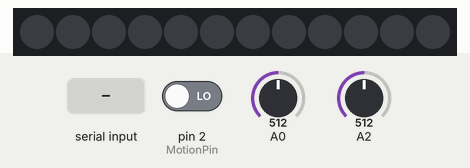
The sketch below on a simulated Arduino Uno, built with avr-gcc and run on an emulated ATmega328P. Shown: 12 RGB LEDs in strip order, left to right. Inputs (shaded band) come from the test bench; at power-on: pin 2 (MotionPin) LOW, A0 = 512, A2 = 512. Dim RGB values are drawn brighter than linear; the audio player accepts every command and is not drawn; what the sketch prints to the serial monitor is not drawn.

Above: at 1.2 s.
1.3 s: "1001\n" received over Serial
At 1.35 s:
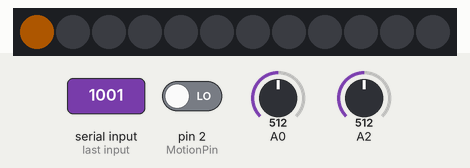
3.1 s: "1003\n" received over Serial
At 3.15 s:
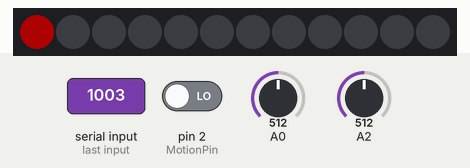
Timing chart, 0 to 6.1 s (numbered marks = the images above; inputs shaded):
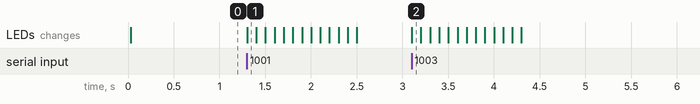

The sketch:

Arduino.ino
```cpp
#include <ArduinoJson.h>
#include <DFPlayer_Mini_Mp3.h>

#if !defined(UBRR1H)
#include <SoftwareSerial.h>
SoftwareSerial mySerial(8, 9); // RX, TX
#endif

#include <Adafruit_NeoPixel.h>
Adafruit_NeoPixel leds = Adafruit_NeoPixel(12, 7, NEO_GRB + NEO_KHZ800);

String inData;
String Message;
int Commands;
String Volume;
String Track;
int vol;
int tr;

int period10ms = 10;
int period100ms = 100;
int period500ms = 500;
int period1000ms = 1000;
int period2000ms = 2000;
unsigned long time_now = 0;

int MotionPin = 2;
int MotionState = 0;

StaticJsonDocument<64> doc;

void setup(){


  //analogReference(INTERNAL);
  pinMode(MotionPin, INPUT);

  Serial.begin(115200);
  mySerial.begin (9600);

  mp3_set_serial (mySerial);	//set softwareSerial for DFPlayer-mini mp3 module
  delay(10);  //wait 2ms for mp3 module to set volume
  mp3_set_volume (20);
  delay(20);

/*
   mp3_play ();    //start play
   mp3_play (5);  //play "mp3/0005.mp3"
   mp3_next ();   //play next
   mp3_prev ();   //play previous
   mp3_set_volume (uint16_t volume);  //0~30
   mp3_set_EQ (); //0~5
   mp3_pause ();
   mp3_stop ();
   void mp3_get_state ();   //send get state command
   void mp3_get_volume ();
   void mp3_get_u_sum ();
   void mp3_get_tf_sum ();
   void mp3_get_flash_sum ();
   void mp3_get_tf_current ();
   void mp3_get_u_current ();
   void mp3_get_flash_current ();
   void mp3_single_loop (boolean state);  //set single loop
   void mp3_DAC (boolean state);
   void mp3_random_play ();
 */

  leds.begin();
  leds.setBrightness(50); // 1-255
  leds.show(); // Initialize all pixels to 'off'

}


void loop(){
   int Batt = map(analogRead(A2), 650, 867, 0, 100); // (analogRead(A2), MIN, MAX, 0, 100)
   // Serial.println(analogRead(A2); // Take note of min and max values when the battery is 3.2v and 4.2v. And write these values in line 77  MIN-MAX
   int Light = map(analogRead(A0), 1, 1024, 0, 100);
   MotionState = digitalRead(MotionPin);

   doc["sensors0"] = "HaBot";
   doc["Light"] = Light;
   doc["Bat"] = Batt;
   doc["Motion"] = MotionState;

  if(millis() >= time_now + period2000ms){
    time_now += period2000ms;
    serializeJson(doc, Serial);
  }

    while (Serial.available() > 0)
    {
        char recieved = Serial.read();
        inData += recieved;

        // Process message when new line character is recieved
        if (recieved == '\n')
        {

          Message = inData.substring(0, inData.length() - 1); // Delet last character "\n"
          Commands = Message.toInt(); // Convert to int


          switch (Commands) {
            case 1001: // Searching WiFi
                 for(uint16_t i=0; i<leds.numPixels(); ) {
                    leds.setPixelColor(i, 255, 128, 0);
                    leds.show();

                  if(millis() >= time_now + period100ms){
                    time_now += period100ms;
                    leds.clear();
                    leds.show();
                    i++;

                    }
                }
              break;
            case 1002: // WiFi Connected

                 for(uint16_t i=0; i<leds.numPixels(); ) {
                    leds.setPixelColor(i, 147, 228, 28);
                    leds.show();

                  if(millis() >= time_now + period10ms){
                    time_now += period10ms;
                    leds.clear();
                    leds.show();
                    i++;

                    }
                }
              break;
            case 1003: // MQTT Connection Failed

                 for(uint16_t i=0; i<leds.numPixels(); ) {
                    leds.setPixelColor(i, 255, 0, 0);
                    leds.show();

                  if(millis() >= time_now + period100ms){
                    time_now += period100ms;
                    leds.clear();
                    leds.show();
                    i++;

                    }
                }
              break;
            case 1004: // MQTT Connected

                 for(uint16_t i=0; i<leds.numPixels(); ) {
                    leds.setPixelColor(i, 0, 31, 255);
                    leds.show();

                  if(millis() >= time_now + period10ms){
                    time_now += period10ms;
                    leds.clear();
                    leds.show();
                    i++;

                    }
                }
              break;
            default:
              break;
          }

           // mp3251   volume is 25 Track numper 1
          if(Message.substring(0,3)== "mp3"){
            Volume = Message.substring(3,5);
            Track = Message.substring(5,8);
            vol = Volume.toInt();
            tr = Track.toInt();
            mp3_set_volume (vol);
            delay(50);
            mp3_play (tr);

          }

            inData = ""; // Clear recieved buffer
        }

       time_now = millis();


    }


}
```

Measured:
- after the input at 1.3 s, the LEDs: change at once (image 1)
- after the input at 3.1 s, the LEDs: change at once (image 2)
